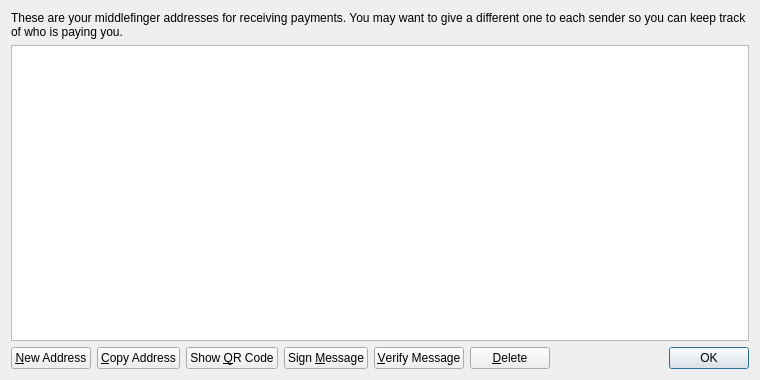
<?xml version="1.0" encoding="UTF-8"?>
<ui version="4.0">
 <class>AddressBookPage</class>
 <widget class="QWidget" name="AddressBookPage">
  <property name="geometry">
   <rect>
    <x>0</x>
    <y>0</y>
    <width>760</width>
    <height>380</height>
   </rect>
  </property>
  <property name="windowTitle">
   <string>Address Book</string>
  </property>
  <layout class="QVBoxLayout" name="verticalLayout">
   <item>
    <widget class="QLabel" name="labelExplanation">
     <property name="text">
      <string>These are your middlefinger addresses for receiving payments. You may want to give a different one to each sender so you can keep track of who is paying you.</string>
     </property>
     <property name="textFormat">
      <enum>Qt::PlainText</enum>
     </property>
     <property name="wordWrap">
      <bool>true</bool>
     </property>
    </widget>
   </item>
   <item>
    <widget class="QTableView" name="tableView">
     <property name="contextMenuPolicy">
      <enum>Qt::CustomContextMenu</enum>
     </property>
     <property name="toolTip">
      <string>Double-click to edit address or label</string>
     </property>
     <property name="tabKeyNavigation">
      <bool>false</bool>
     </property>
     <property name="alternatingRowColors">
      <bool>true</bool>
     </property>
     <property name="selectionMode">
      <enum>QAbstractItemView::SingleSelection</enum>
     </property>
     <property name="selectionBehavior">
      <enum>QAbstractItemView::SelectRows</enum>
     </property>
     <property name="sortingEnabled">
      <bool>true</bool>
     </property>
     <attribute name="verticalHeaderVisible">
      <bool>false</bool>
     </attribute>
    </widget>
   </item>
   <item>
    <layout class="QHBoxLayout" name="horizontalLayout">
     <item>
      <widget class="QPushButton" name="newAddressButton">
       <property name="toolTip">
        <string>Create a new address</string>
       </property>
       <property name="text">
        <string>&amp;New Address</string>
       </property>
       <property name="icon">
        <iconset resource="../bitcoin.qrc">
         <normaloff>:/icons/add</normaloff>:/icons/add</iconset>
       </property>
      </widget>
     </item>
     <item>
      <widget class="QPushButton" name="copyToClipboard">
       <property name="toolTip">
        <string>Copy the currently selected address to the system clipboard</string>
       </property>
       <property name="text">
        <string>&amp;Copy Address</string>
       </property>
       <property name="icon">
        <iconset resource="../bitcoin.qrc">
         <normaloff>:/icons/editcopy</normaloff>:/icons/editcopy</iconset>
       </property>
      </widget>
     </item>
     <item>
      <widget class="QPushButton" name="showQRCode">
       <property name="text">
        <string>Show &amp;QR Code</string>
       </property>
       <property name="icon">
        <iconset resource="../bitcoin.qrc">
         <normaloff>:/icons/qrcode</normaloff>:/icons/qrcode</iconset>
       </property>
      </widget>
     </item>
     <item>
      <widget class="QPushButton" name="signMessage">
       <property name="toolTip">
        <string>Sign a message to prove you own a middlefinger address</string>
       </property>
       <property name="text">
        <string>Sign &amp;Message</string>
       </property>
       <property name="icon">
        <iconset resource="../bitcoin.qrc">
         <normaloff>:/icons/edit</normaloff>:/icons/edit</iconset>
       </property>
      </widget>
     </item>
     <item>
      <widget class="QPushButton" name="verifyMessage">
       <property name="toolTip">
        <string>Verify a message to ensure it was signed with a specified middlefinger address</string>
       </property>
       <property name="text">
        <string>&amp;Verify Message</string>
       </property>
       <property name="icon">
        <iconset resource="../bitcoin.qrc">
         <normaloff>:/icons/transaction_0</normaloff>:/icons/transaction_0</iconset>
       </property>
      </widget>
     </item>
     <item>
      <widget class="QPushButton" name="deleteButton">
       <property name="toolTip">
        <string>Delete the currently selected address from the list</string>
       </property>
       <property name="text">
        <string>&amp;Delete</string>
       </property>
       <property name="icon">
        <iconset resource="../bitcoin.qrc">
         <normaloff>:/icons/remove</normaloff>:/icons/remove</iconset>
       </property>
      </widget>
     </item>
     <item>
      <spacer name="horizontalSpacer">
       <property name="orientation">
        <enum>Qt::Horizontal</enum>
       </property>
       <property name="sizeHint" stdset="0">
        <size>
         <width>40</width>
         <height>20</height>
        </size>
       </property>
      </spacer>
     </item>
     <item>
      <widget class="QDialogButtonBox" name="buttonBox">
       <property name="sizePolicy">
        <sizepolicy hsizetype="Maximum" vsizetype="Fixed">
         <horstretch>0</horstretch>
         <verstretch>0</verstretch>
        </sizepolicy>
       </property>
       <property name="standardButtons">
        <set>QDialogButtonBox::Ok</set>
       </property>
      </widget>
     </item>
    </layout>
   </item>
  </layout>
 </widget>
 <resources>
  <include location="../bitcoin.qrc"/>
 </resources>
 <connections/>
</ui>
